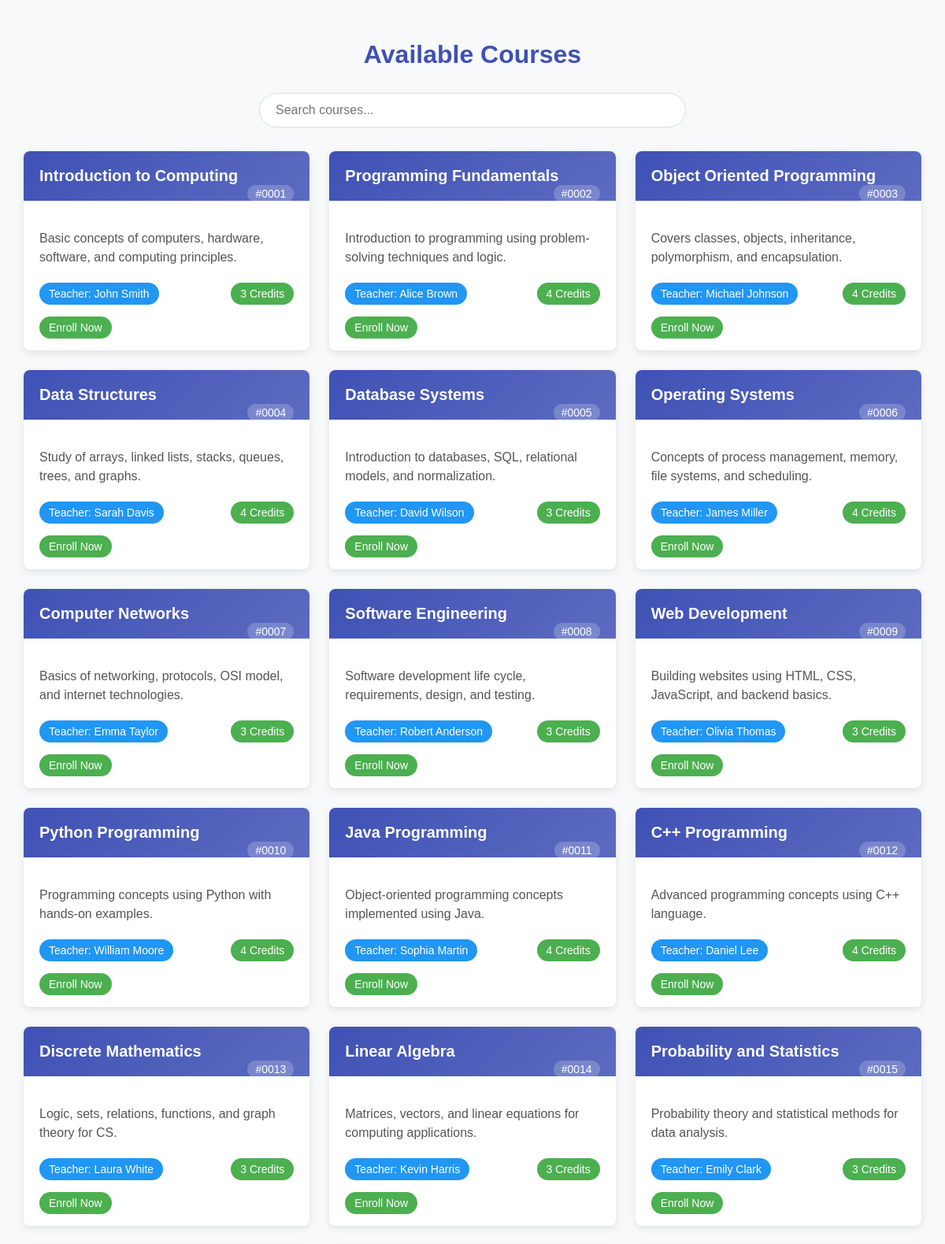
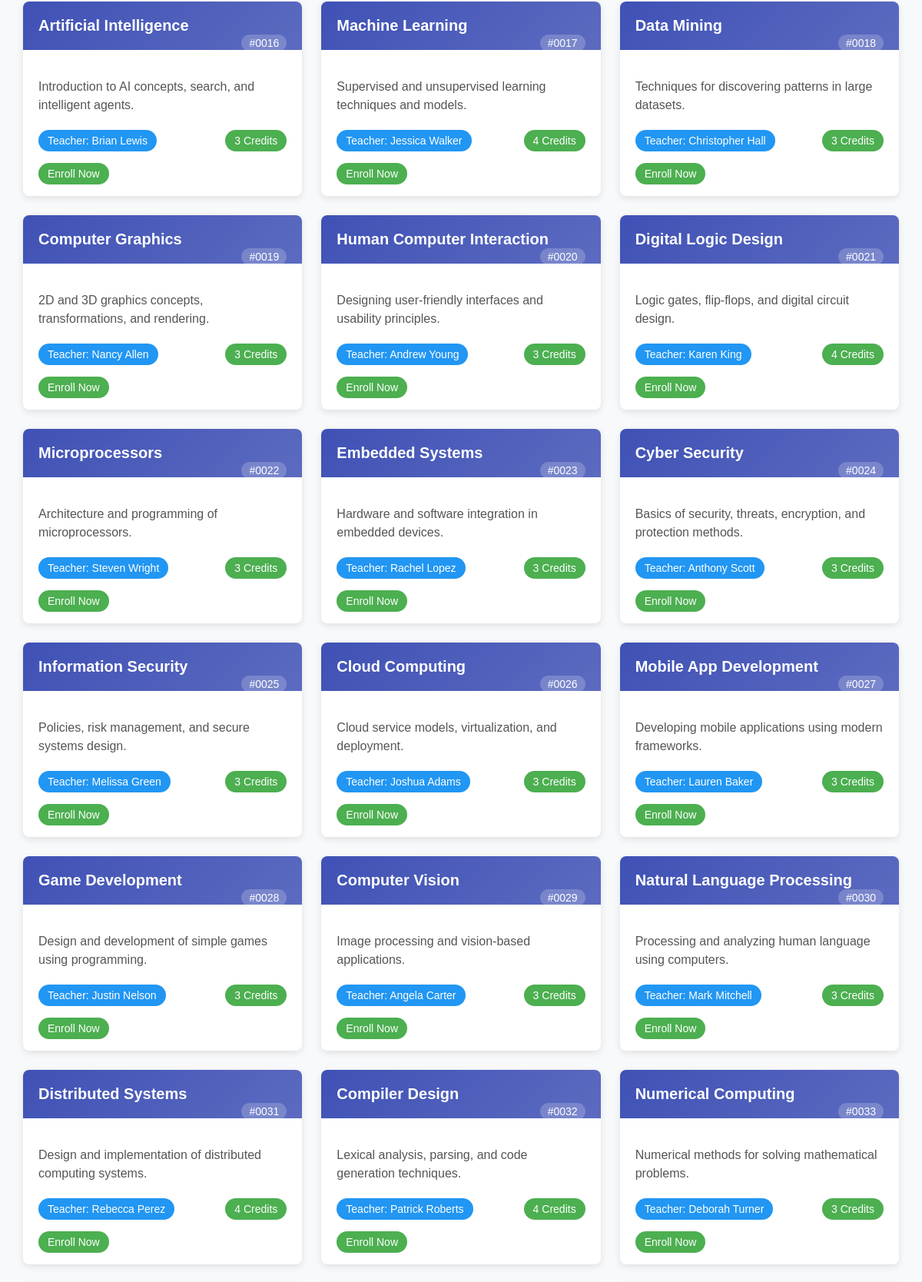
/enroll-courses/ (signed in, upper part), run on the app's committed database (2 pictures, top to bottom).
### tables/models.py (models this page shows)
class Course(models.Model):
    c_number = models.CharField(max_length=20, unique=True)
    c_name = models.CharField(max_length=200)
    c_des = models.TextField()
    c_teacher = models.CharField(max_length=100)
    c_credit = models.PositiveIntegerField()
    created_at = models.DateTimeField(auto_now_add=True)
    updated_at = models.DateTimeField(auto_now=True)

### tables/views.py (the view)
# urls.py: path('enroll-courses/', views.courses, name='course'),
def courses(req):
    if 'user_id' not in req.session:
        return redirect('login')
    else:
        all_courses = Course.objects.all()
        return render(req, 'course_enrollment.html', {'course':all_courses})

### templates/course_enrollment.html (shortened to what this page needs)
<!DOCTYPE html>
<html>
<head>
</head>
<body>
    <div class="container">
        <h1>Available Courses</h1>
        <div class="search-container">
            <input type="text" placeholder="Search courses..." id="courseSearch">
        </div>
        <div class="courses-grid">
            {% for i in course %}
            <div class="course-card">
                <div class="course-header">
                    <h3 class="course-name">{{ i.c_name }}</h3>
                    <span class="course-number">#{{ i.c_number }}</span>
                </div>
                <div class="course-body">
                    <p class="course-description">{{ i.c_des }}</p>
                    <div class="badges-container">
                        <span class="badge teacher-badge">Teacher: {{ i.c_teacher }}</span>
                        <span class="badge credit-badge">{{ i.c_credit }} Credits</span>
                    </div>
                    <a href="{% url 'enroll' %}" class="badge credit-badge" style="text-decoration: none;">
                        Enroll Now
                    </a>
                </div>
            </div>
            {% endfor %}
        </div>
    </div>
</body>
</html>

### templates/course_enrollment.html (style rules this page uses)
body { font-family: 'Arial', sans-serif; background-color: #f8f9fa; margin: 0; padding: 30px; }
.container { max-width: 1200px; margin: 0 auto; }
h1 { text-align: center; color: #3f51b5; margin-bottom: 30px; font-size: 32px; }
.search-container { text-align: center; margin-bottom: 30px; }
#courseSearch { width: 100%; max-width: 500px; padding: 12px 20px; border: 1px solid #ddd; border-radius: 30px; font-size: 16px; outline: none; transition: all 0.3s; }
.courses-grid { display: grid; grid-template-columns: repeat(auto-fill, minmax(300px, 1fr)); gap: 25px; }
.course-card { background: white; border-radius: 8px; overflow: hidden; box-shadow: 0 3px 10px rgba(0,0,0,0.1); transition: transform 0.3s, box-shadow 0.3s; }
.course-header { background: linear-gradient(135deg, #3f51b5, #5c6bc0); color: white; padding: 20px; }
.course-name { font-size: 20px; font-weight: 600; margin: 0; }
.course-number { float: right; background: rgba(255,255,255,0.2); padding: 3px 10px; border-radius: 20px; font-size: 14px; }
.course-body { padding: 20px; }
.course-description { color: #555; margin-bottom: 20px; line-height: 1.5; }
.badges-container { display: flex; justify-content: space-between; margin-bottom: 20px; }
.badge { padding: 6px 12px; border-radius: 20px; font-size: 14px; font-weight: 500; }
.teacher-badge { background: #2196f3; color: white; }
.credit-badge { background: #4caf50; color: white; }

### data on the page
Course: c_name "Introduction to Computing", c_number "0001", c_des "Basic concepts of computers, hardware, software, and computing principles.", c_teacher "John Smith", c_credit "3"
Course: c_name "Programming Fundamentals", c_number "0002", c_des "Introduction to programming using problem-solving techniques and logic.", c_teacher "Alice Brown", c_credit "4"
Course: c_name "Object Oriented Programming", c_number "0003", c_des "Covers classes, objects, inheritance, polymorphism, and encapsulation.", c_teacher "Michael Johnson", c_credit "4"
Course: c_name "Data Structures", c_number "0004", c_des "Study of arrays, linked lists, stacks, queues, trees, and graphs.", c_teacher "Sarah Davis", c_credit "4"
Course: c_name "Database Systems", c_number "0005", c_des "Introduction to databases, SQL, relational models, and normalization.", c_teacher "David Wilson", c_credit "3"
Course: c_name "Operating Systems", c_number "0006", c_des "Concepts of process management, memory, file systems, and scheduling.", c_teacher "James Miller", c_credit "4"
Course: c_name "Computer Networks", c_number "0007", c_des "Basics of networking, protocols, OSI model, and internet technologies.", c_teacher "Emma Taylor", c_credit "3"
Course: c_name "Software Engineering", c_number "0008", c_des "Software development life cycle, requirements, design, and testing.", c_teacher "Robert Anderson", c_credit "3"
Course: c_name "Web Development", c_number "0009", c_des "Building websites using HTML, CSS, JavaScript, and backend basics.", c_teacher "Olivia Thomas", c_credit "3"
Course: c_name "Python Programming", c_number "0010", c_des "Programming concepts using Python with hands-on examples.", c_teacher "William Moore", c_credit "4"
Course: c_name "Java Programming", c_number "0011", c_des "Object-oriented programming concepts implemented using Java.", c_teacher "Sophia Martin", c_credit "4"
Course: c_name "C++ Programming", c_number "0012", c_des "Advanced programming concepts using C++ language.", c_teacher "Daniel Lee", c_credit "4"
Course: c_name "Discrete Mathematics", c_number "0013", c_des "Logic, sets, relations, functions, and graph theory for CS.", c_teacher "Laura White", c_credit "3"
Course: c_name "Linear Algebra", c_number "0014", c_des "Matrices, vectors, and linear equations for computing applications.", c_teacher "Kevin Harris", c_credit "3"
Course: c_name "Probability and Statistics", c_number "0015", c_des "Probability theory and statistical methods for data analysis.", c_teacher "Emily Clark", c_credit "3"
Course: c_name "Artificial Intelligence", c_number "0016", c_des "Introduction to AI concepts, search, and intelligent agents.", c_teacher "Brian Lewis", c_credit "3"
Course: c_name "Machine Learning", c_number "0017", c_des "Supervised and unsupervised learning techniques and models.", c_teacher "Jessica Walker", c_credit "4"
Course: c_name "Data Mining", c_number "0018", c_des "Techniques for discovering patterns in large datasets.", c_teacher "Christopher Hall", c_credit "3"
Course: c_name "Computer Graphics", c_number "0019", c_des "2D and 3D graphics concepts, transformations, and rendering.", c_teacher "Nancy Allen", c_credit "3"
Course: c_name "Human Computer Interaction", c_number "0020", c_des "Designing user-friendly interfaces and usability principles.", c_teacher "Andrew Young", c_credit "3"
Course: c_name "Digital Logic Design", c_number "0021", c_des "Logic gates, flip-flops, and digital circuit design.", c_teacher "Karen King", c_credit "4"
Course: c_name "Microprocessors", c_number "0022", c_des "Architecture and programming of microprocessors.", c_teacher "Steven Wright", c_credit "3"
Course: c_name "Embedded Systems", c_number "0023", c_des "Hardware and software integration in embedded devices.", c_teacher "Rachel Lopez", c_credit "3"
Course: c_name "Cyber Security", c_number "0024", c_des "Basics of security, threats, encryption, and protection methods.", c_teacher "Anthony Scott", c_credit "3"
Course: c_name "Information Security", c_number "0025", c_des "Policies, risk management, and secure systems design.", c_teacher "Melissa Green", c_credit "3"
Course: c_name "Cloud Computing", c_number "0026", c_des "Cloud service models, virtualization, and deployment.", c_teacher "Joshua Adams", c_credit "3"
Course: c_name "Mobile App Development", c_number "0027", c_des "Developing mobile applications using modern frameworks.", c_teacher "Lauren Baker", c_credit "3"
Course: c_name "Game Development", c_number "0028", c_des "Design and development of simple games using programming.", c_teacher "Justin Nelson", c_credit "3"
Course: c_name "Computer Vision", c_number "0029", c_des "Image processing and vision-based applications.", c_teacher "Angela Carter", c_credit "3"
Course: c_name "Natural Language Processing", c_number "0030", c_des "Processing and analyzing human language using computers.", c_teacher "Mark Mitchell", c_credit "3"
Course: c_name "Distributed Systems", c_number "0031", c_des "Design and implementation of distributed computing systems.", c_teacher "Rebecca Perez", c_credit "4"
Course: c_name "Compiler Design", c_number "0032", c_des "Lexical analysis, parsing, and code generation techniques.", c_teacher "Patrick Roberts", c_credit "4"
Course: c_name "Numerical Computing", c_number "0033", c_des "Numerical methods for solving mathematical problems.", c_teacher "Deborah Turner", c_credit "3"
